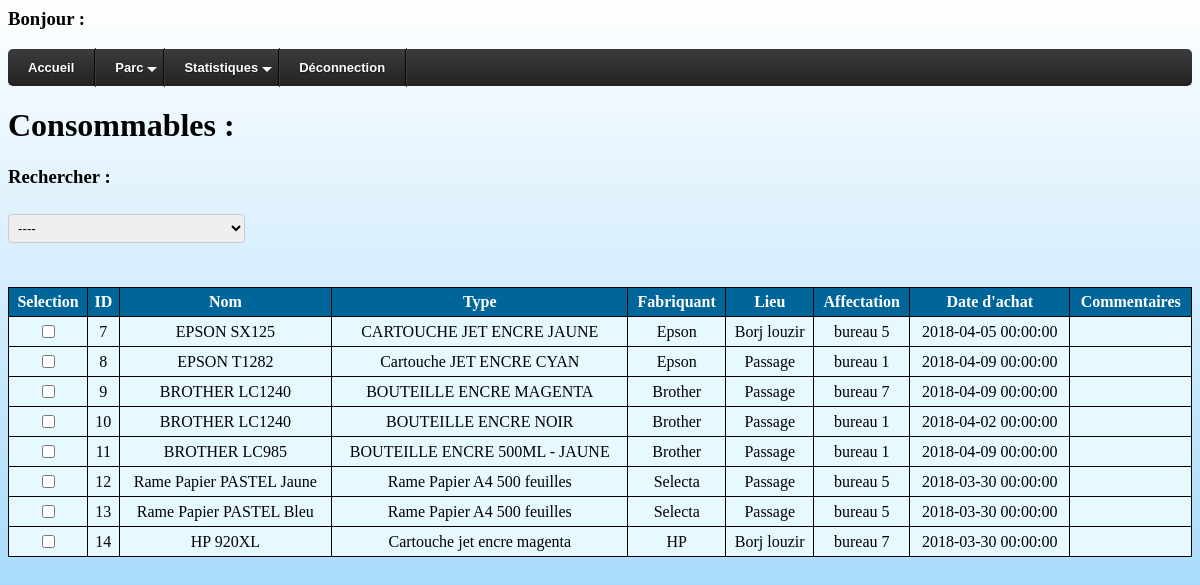
Screenshot of /consommable.php with the database file from the repository.
### tables this page shows
CREATE TABLE `consommables` (
  `id` int(22) NOT NULL,
  `nom` varchar(40) NOT NULL,
  `type` varchar(40) NOT NULL,
  `fabriquant` varchar(40) NOT NULL,
  `lieu` text NOT NULL,
  `affectation` text NOT NULL,
  `date_achat` datetime NOT NULL,
  `commentaires` text NOT NULL
);

### consommable.php (the view, shortened to what this page needs)
<?php
$req="select * from consommables order by id";
$rs=mysql_query($req) or die(mysql_error());
echo"<h3>Bonjour : ".$_SESSION["login"]."</h3>";
?>
<!DOCTYPE html>
<html lang=''>
<head>
   <link rel="stylesheet" href="./css/styles1.css">
</head>
<body>
  <div id='cssmenu'>
  <ul>
     <li><a href='home.php'><span>Accueil</span></a></li>
     <li class='active has-sub'><a href='#'><span>Parc</span></a>
           </li>
      <li class='active has-sub'><a href='#'><span>Statistiques</span></a>
      </li>
     <li class='last'><a href='deco.php'><span>Déconnection</span></a></li>
  </ul>
  </div>
<h1 align="">Consommables :</h1>
<h3>Rechercher :</h3>
<select id="myselect" onclick="message()">
  <optgroup label="Caractéristiques">
    <option value="--">----</option>
  </optgroup>
</select>
<table id="myTable" class="tab" border="1" width="100%" align="left">
      <tr class="header">
        <th>Selection</th>
        <th>ID</th>
        <th>Nom</th>
        <th>Type</th>
        <th>Fabriquant</th>
        <th>Lieu</th>
        <th>Affectation</th>
        <th>Date d'achat</th>
        <th>Commentaires</th>
      </tr> <br/><br/><br/>
    <?php while($ET=mysql_fetch_assoc($rs)) { ?>
    <tr>
      <td><input type="checkbox" name="delid[]" value="<?php echo($ET['id']) ?> "></td>
      <td><?php echo($ET['id'])?></td>
      <td><?php echo($ET['nom'])?></td>
      <td><?php echo($ET['type'])?></td>
      <td><?php echo($ET['fabriquant'])?></td>
      <td><?php echo($ET['lieu'])?></td>
      <td><?php echo($ET['affectation'])?></td>
      <td><?php echo($ET['date_achat'])?></td>
      <td><?php echo($ET['commentaires'])?></td>
    </tr>
    <?php } ?>
  </table>
    </body>
</html>

### css/styles1.css (style rules this page uses)
.area, select { width: 20%; padding: 5px; margin: 8px 0; display: inline-block; border: 1px solid #ccc; border-radius: 4px; box-sizing: border-box; }
body { background-repeat: no-repeat; background-image: url(img/background.jpg); background-attachment: fixed; background-size: cover; height: 100%; }
#cssmenu, #cssmenu ul, #cssmenu li, #cssmenu a { border: none; line-height: 1; margin: 0; padding: 0; }
#cssmenu { height: 37px; display: block; border-radius: 5px; width: auto; border-color: #080808; margin: 0; padding: 0; }
#cssmenu > ul { list-style: inside none; margin: 0; padding: 0; }
#cssmenu > ul > li { list-style: inside none; float: left; display: inline-block; position: relative; margin: 0; padding: 0; }
#cssmenu > ul > li > a { outline: none; display: block; position: relative; text-align: center; text-decoration: none; text-shadow: 1px 1px 0 rgba(0, 0, 0, 0.4); font-weight: 700; font-size: 13px; font-family: Arial, Helvetica, sans-serif; border-right: 1px solid #080808; color: #ffffff; padding: 12px 20px; }
#cssmenu > ul > li:first-child > a { border-radius: 5px 0 0 5px; }
#cssmenu > ul > li > a:after { content: ""; position: absolute; border-right: 1px solid; top: -1px; bottom: -1px; right: -2px; z-index: 99; border-color: #3c3c3c; }
#cssmenu > ul > li.has-sub > a:before { content: ""; position: absolute; top: 18px; right: 6px; border: 5px solid transparent; border-top: 5px solid #ffffff; }
#cssmenu, #cssmenu ul ul > li:hover > a, #cssmenu ul ul li a:hover { background: #3c3c3c; background: -moz-linear-gradient(top, #3c3c3c 0%, #222222 100%); background: -webkit-gradient(linear, left top, left bottom, color-stop(0%, #3c3c3c), color-stop(100%, #222222)); background: -webkit-linear-gradient(top, #3c3c3c 0%, #222222 100%); background: -o-linear-gradient(top, #3c3c3c 0%, #222222 100%); background: -ms-linear-gradient(top, #3c3c3c 0%, #222222 100%); background: linear-gradient(top, #3c3c3c 0%, #222222 100%); }
.tab { border: 1.5px solid black; border-collapse: collapse; background-color: #e6f9ff; }
.tab th, .tab td { padding: 5px; text-align: center; }
th, td { padding: 10px; }
th { background-color: #006699; color: white; }

### rows the page displays
consommables: id "7", nom "EPSON SX125", type "CARTOUCHE JET ENCRE JAUNE", fabriquant "Epson", lieu "Borj louzir", affectation "bureau 5", date_achat "2018-04-05 00:00:00"
consommables: id "8", nom "EPSON T1282", type "Cartouche JET ENCRE CYAN", fabriquant "Epson", lieu "Passage", affectation "bureau 1", date_achat "2018-04-09 00:00:00"
consommables: id "9", nom "BROTHER LC1240", type "BOUTEILLE ENCRE MAGENTA", fabriquant "Brother", lieu "Passage", affectation "bureau 7", date_achat "2018-04-09 00:00:00"
consommables: id "10", nom "BROTHER LC1240", type "BOUTEILLE ENCRE NOIR", fabriquant "Brother", lieu "Passage", affectation "bureau 1", date_achat "2018-04-02 00:00:00"
consommables: id "11", nom "BROTHER LC985", type "BOUTEILLE ENCRE 500ML - JAUNE", fabriquant "Brother", lieu "Passage", affectation "bureau 1", date_achat "2018-04-09 00:00:00"
consommables: id "12", nom "Rame Papier PASTEL Jaune", type "Rame Papier A4 500 feuilles", fabriquant "Selecta", lieu "Passage", affectation "bureau 5", date_achat "2018-03-30 00:00:00"
consommables: id "13", nom "Rame Papier PASTEL Bleu", type "Rame Papier A4 500 feuilles", fabriquant "Selecta", lieu "Passage", affectation "bureau 5", date_achat "2018-03-30 00:00:00"
consommables: id "14", nom "HP 920XL", type "Cartouche jet encre magenta", fabriquant "HP", lieu "Borj louzir", affectation "bureau 7", date_achat "2018-03-30 00:00:00"
